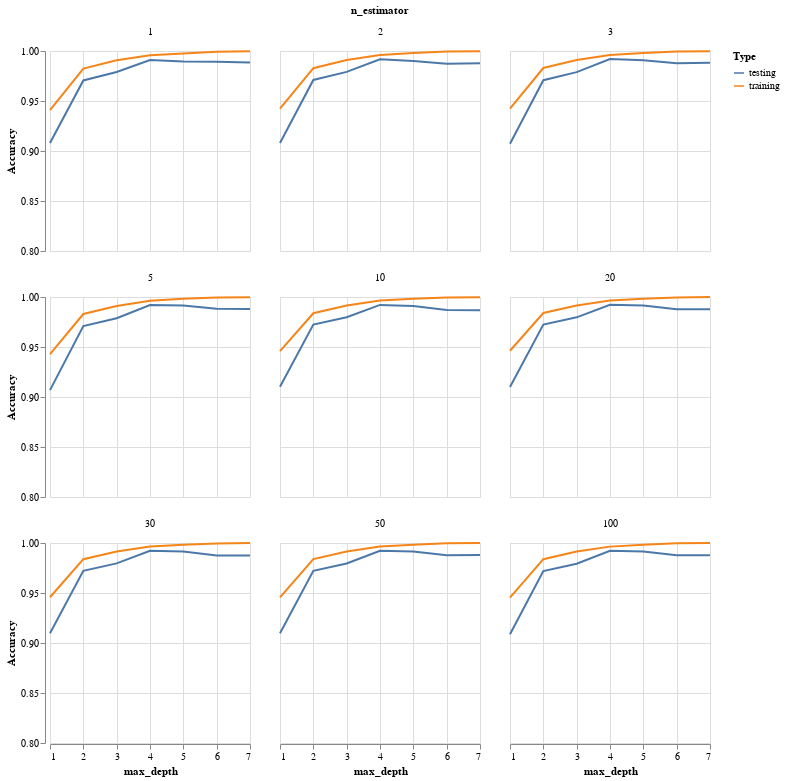

Notebook source saved alongside this figure:
### Code cell
n_est = [1,2,3,5,10,20,30,50,100]
max_depth = range(1,8)
X_train, X_test, y_train, y_test = test_train_compound(df, "tbp")
trees = []
train_acc = []
test_acc = []
depth = []
for j in max_depth:
    for i in n_est:
        trees.append(i)
        depth.append(j)
        rf = RandomForestRegressor(n_estimators = i, max_depth = j, random_state=0).fit(X_train, y_train)
        train_acc.append(rf.score(X_train, y_train))
        test_acc.append(rf.score(X_test, y_test))
        #print(j,i)
df_rf = pd.DataFrame({'training' : train_acc,
                      'testing' : test_acc,
                      'n_estimator' : trees,
                      'max_depth' : depth})
df_rf = df_rf.melt(id_vars = ['n_estimator', 'max_depth'], var_name = 'Type', value_name = 'Accuracy')
df_rf
alt.Chart(df_rf).mark_line().encode(
    alt.X('max_depth'),
    alt.Y('Accuracy', scale=alt.Scale(domain=[0.8, 1])),
    alt.Color('Type'),
    alt.Facet('n_estimator')
    ).properties(width = 200, height = 200, columns = 3)

### Figure 1 — Vega-Lite specification as saved in the notebook (floating-point values rounded to 4 significant figures)
{"$schema": "https://vega.github.io/schema/vega-lite/v3.4.0.json", "columns": 3, "config": {"mark": {"tooltip": null}, "view": {"height": 300, "width": 400}}, "data": {"name": "data-c6feb658ab537e10f1444455e1be184d"}, "datasets": {"data-c6feb658ab537e10f1444455e1be184d": [{"Accuracy": 0.9408, "Type": "training", "max_depth": 1, "n_estimator": 1}, {"Accuracy": 0.9424, "Type": "training", "max_depth": 1, "n_estimator": 2}, {"Accuracy": 0.9423, "Type": "training", "max_depth": 1, "n_estimator": 3}, {"Accuracy": 0.9428, "Type": "training", "max_depth": 1, "n_estimator": 5}, {"Accuracy": 0.9459, "Type": "training", "max_depth": 1, "n_estimator": 10}, {"Accuracy": 0.9463, "Type": "training", "max_depth": 1, "n_estimator": 20}, {"Accuracy": 0.9458, "Type": "training", "max_depth": 1, "n_estimator": 30}, {"Accuracy": 0.9456, "Type": "training", "max_depth": 1, "n_estimator": 50}, {"Accuracy": 0.9454, "Type": "training", "max_depth": 1, "n_estimator": 100}, {"Accuracy": 0.9825, "Type": "training", "max_depth": 2, "n_estimator": 1}, {"Accuracy": 0.9828, "Type": "training", "max_depth": 2, "n_estimator": 2}, {"Accuracy": 0.983, "Type": "training", "max_depth": 2, "n_estimator": 3}, {"Accuracy": 0.983, "Type": "training", "max_depth": 2, "n_estimator": 5}, {"Accuracy": 0.9837, "Type": "training", "max_depth": 2, "n_estimator": 10}, {"Accuracy": 0.984, "Type": "training", "max_depth": 2, "n_estimator": 20}, {"Accuracy": 0.9838, "Type": "training", "max_depth": 2, "n_estimator": 30}, {"Accuracy": 0.9839, "Type": "training", "max_depth": 2, "n_estimator": 50}, {"Accuracy": 0.9838, "Type": "training", "max_depth": 2, "n_estimator": 100}, {"Accuracy": 0.9908, "Type": "training", "max_depth": 3, "n_estimator": 1}, {"Accuracy": 0.991, "Type": "training", "max_depth": 3, "n_estimator": 2}, {"Accuracy": 0.991, "Type": "training", "max_depth": 3, "n_estimator": 3}, {"Accuracy": 0.9909, "Type": "training", "max_depth": 3, "n_estimator": 5}, {"Accuracy": 0.9915, "Type": "training", "max_depth": 3, "n_estimator": 10}, {"Accuracy": 0.9916, "Type": "training", "max_depth": 3, "n_estimator": 20}, {"Accuracy": 0.9915, "Type": "training", "max_depth": 3, "n_estimator": 30}, {"Accuracy": 0.9915, "Type": "training", "max_depth": 3, "n_estimator": 50}, {"Accuracy": 0.9914, "Type": "training", "max_depth": 3, "n_estimator": 100}, {"Accuracy": 0.9957, "Type": "training", "max_depth": 4, "n_estimator": 1}, {"Accuracy": 0.996, "Type": "training", "max_depth": 4, "n_estimator": 2}, {"Accuracy": 0.9961, "Type": "training", "max_depth": 4, "n_estimator": 3}, {"Accuracy": 0.9963, "Type": "training", "max_depth": 4, "n_estimator": 5}, {"Accuracy": 0.9964, "Type": "training", "max_depth": 4, "n_estimator": 10}, {"Accuracy": 0.9964, "Type": "training", "max_depth": 4, "n_estimator": 20}, {"Accuracy": 0.9964, "Type": "training", "max_depth": 4, "n_estimator": 30}, {"Accuracy": 0.9964, "Type": "training", "max_depth": 4, "n_estimator": 50}, {"Accuracy": 0.9964, "Type": "training", "max_depth": 4, "n_estimator": 100}, {"Accuracy": 0.9976, "Type": "training", "max_depth": 5, "n_estimator": 1}, {"Accuracy": 0.9979, "Type": "training", "max_depth": 5, "n_estimator": 2}, {"Accuracy": 0.9981, "Type": "training", "max_depth": 5, "n_estimator": 3}, {"Accuracy": 0.9982, "Type": "training", "max_depth": 5, "n_estimator": 5}, {"Accuracy": 0.9982, "Type": "training", "max_depth": 5, "n_estimator": 10}, {"Accuracy": 0.9983, "Type": "training", "max_depth": 5, "n_estimator": 20}, {"Accuracy": 0.9983, "Type": "training", "max_depth": 5, "n_estimator": 30}, {"Accuracy": 0.9983, "Type": "training", "max_depth": 5, "n_estimator": 50}, {"Accuracy": 0.9983, "Type": "training", "max_depth": 5, "n_estimator": 100}, {"Accuracy": 0.9993, "Type": "training", "max_depth": 6, "n_estimator": 1}, {"Accuracy": 0.9995, "Type": "training", "max_depth": 6, "n_estimator": 2}, {"Accuracy": 0.9995, "Type": "training", "max_depth": 6, "n_estimator": 3}, {"Accuracy": 0.9995, "Type": "training", "max_depth": 6, "n_estimator": 5}, {"Accuracy": 0.9996, "Type": "training", "max_depth": 6, "n_estimator": 10}, {"Accuracy": 0.9996, "Type": "training", "max_depth": 6, "n_estimator": 20}, {"Accuracy": 0.9996, "Type": "training", "max_depth": 6, "n_estimator": 30}, {"Accuracy": 0.9996, "Type": "training", "max_depth": 6, "n_estimator": 50}, {"Accuracy": 0.9996, "Type": "training", "max_depth": 6, "n_estimator": 100}, {"Accuracy": 0.9997, "Type": "training", "max_depth": 7, "n_estimator": 1}, {"Accuracy": 0.9998, "Type": "training", "max_depth": 7, "n_estimator": 2}, {"Accuracy": 0.9998, "Type": "training", "max_depth": 7, "n_estimator": 3}, {"Accuracy": 0.9998, "Type": "training", "max_depth": 7, "n_estimator": 5}, {"Accuracy": 0.9999, "Type": "training", "max_depth": 7, "n_estimator": 10}, {"Accuracy": 0.9999, "Type": "training", "max_depth": 7, "n_estimator": 20}, {"Accuracy": 0.9999, "Type": "training", "max_depth": 7, "n_estimator": 30}, {"Accuracy": 0.9999, "Type": "training", "max_depth": 7, "n_estimator": 50}, {"Accuracy": 0.9999, "Type": "training", "max_depth": 7, "n_estimator": 100}, {"Accuracy": 0.9079, "Type": "testing", "max_depth": 1, "n_estimator": 1}, {"Accuracy": 0.908, "Type": "testing", "max_depth": 1, "n_estimator": 2}, {"Accuracy": 0.9073, "Type": "testing", "max_depth": 1, "n_estimator": 3}, {"Accuracy": 0.9069, "Type": "testing", "max_depth": 1, "n_estimator": 5}, {"Accuracy": 0.9103, "Type": "testing", "max_depth": 1, "n_estimator": 10}, {"Accuracy": 0.91, "Type": "testing", "max_depth": 1, "n_estimator": 20}, {"Accuracy": 0.9097, "Type": "testing", "max_depth": 1, "n_estimator": 30}, {"Accuracy": 0.9097, "Type": "testing", "max_depth": 1, "n_estimator": 50}, {"Accuracy": 0.9088, "Type": "testing", "max_depth": 1, "n_estimator": 100}, {"Accuracy": 0.9705, "Type": "testing", "max_depth": 2, "n_estimator": 1}, {"Accuracy": 0.9711, "Type": "testing", "max_depth": 2, "n_estimator": 2}, {"Accuracy": 0.9708, "Type": "testing", "max_depth": 2, "n_estimator": 3}, {"Accuracy": 0.9709, "Type": "testing", "max_depth": 2, "n_estimator": 5}, {"Accuracy": 0.9724, "Type": "testing", "max_depth": 2, "n_estimator": 10}, {"Accuracy": 0.9724, "Type": "testing", "max_depth": 2, "n_estimator": 20}, {"Accuracy": 0.9722, "Type": "testing", "max_depth": 2, "n_estimator": 30}, {"Accuracy": 0.9722, "Type": "testing", "max_depth": 2, "n_estimator": 50}, {"Accuracy": 0.9719, "Type": "testing", "max_depth": 2, "n_estimator": 100}, {"Accuracy": 0.979, "Type": "testing", "max_depth": 3, "n_estimator": 1}, {"Accuracy": 0.9791, "Type": "testing", "max_depth": 3, "n_estimator": 2}, {"Accuracy": 0.9789, "Type": "testing", "max_depth": 3, "n_estimator": 3}, {"Accuracy": 0.9788, "Type": "testing", "max_depth": 3, "n_estimator": 5}, {"Accuracy": 0.9797, "Type": "testing", "max_depth": 3, "n_estimator": 10}, {"Accuracy": 0.9797, "Type": "testing", "max_depth": 3, "n_estimator": 20}, {"Accuracy": 0.9796, "Type": "testing", "max_depth": 3, "n_estimator": 30}, {"Accuracy": 0.9796, "Type": "testing", "max_depth": 3, "n_estimator": 50}, {"Accuracy": 0.9793, "Type": "testing", "max_depth": 3, "n_estimator": 100}, {"Accuracy": 0.991, "Type": "testing", "max_depth": 4, "n_estimator": 1}, {"Accuracy": 0.9917, "Type": "testing", "max_depth": 4, "n_estimator": 2}, {"Accuracy": 0.992, "Type": "testing", "max_depth": 4, "n_estimator": 3}, {"Accuracy": 0.992, "Type": "testing", "max_depth": 4, "n_estimator": 5}, {"Accuracy": 0.9921, "Type": "testing", "max_depth": 4, "n_estimator": 10}, {"Accuracy": 0.9923, "Type": "testing", "max_depth": 4, "n_estimator": 20}, {"Accuracy": 0.9922, "Type": "testing", "max_depth": 4, "n_estimator": 30}, {"Accuracy": 0.9923, "Type": "testing", "max_depth": 4, "n_estimator": 50}, {"Accuracy": 0.9922, "Type": "testing", "max_depth": 4, "n_estimator": 100}, {"Accuracy": 0.9896, "Type": "testing", "max_depth": 5, "n_estimator": 1}, {"Accuracy": 0.99, "Type": "testing", "max_depth": 5, "n_estimator": 2}, {"Accuracy": 0.9908, "Type": "testing", "max_depth": 5, "n_estimator": 3}, {"Accuracy": 0.9914, "Type": "testing", "max_depth": 5, "n_estimator": 5}, {"Accuracy": 0.991, "Type": "testing", "max_depth": 5, "n_estimator": 10}, {"Accuracy": 0.9916, "Type": "testing", "max_depth": 5, "n_estimator": 20}, {"Accuracy": 0.9916, "Type": "testing", "max_depth": 5, "n_estimator": 30}, {"Accuracy": 0.9916, "Type": "testing", "max_depth": 5, "n_estimator": 50}, {"Accuracy": 0.9915, "Type": "testing", "max_depth": 5, "n_estimator": 100}, {"Accuracy": 0.9893, "Type": "testing", "max_depth": 6, "n_estimator": 1}, {"Accuracy": 0.9874, "Type": "testing", "max_depth": 6, "n_estimator": 2}, {"Accuracy": 0.9878, "Type": "testing", "max_depth": 6, "n_estimator": 3}, {"Accuracy": 0.9882, "Type": "testing", "max_depth": 6, "n_estimator": 5}, {"Accuracy": 0.987, "Type": "testing", "max_depth": 6, "n_estimator": 10}, {"Accuracy": 0.9877, "Type": "testing", "max_depth": 6, "n_estimator": 20}, {"Accuracy": 0.9876, "Type": "testing", "max_depth": 6, "n_estimator": 30}, {"Accuracy": 0.9877, "Type": "testing", "max_depth": 6, "n_estimator": 50}, {"Accuracy": 0.9877, "Type": "testing", "max_depth": 6, "n_estimator": 100}, {"Accuracy": 0.9885, "Type": "testing", "max_depth": 7, "n_estimator": 1}, {"Accuracy": 0.9877, "Type": "testing", "max_depth": 7, "n_estimator": 2}, {"Accuracy": 0.9881, "Type": "testing", "max_depth": 7, "n_estimator": 3}, {"Accuracy": 0.9879, "Type": "testing", "max_depth": 7, "n_estimator": 5}, {"Accuracy": 0.9868, "Type": "testing", "max_depth": 7, "n_estimator": 10}, {"Accuracy": 0.9878, "Type": "testing", "max_depth": 7, "n_estimator": 20}, {"Accuracy": 0.9875, "Type": "testing", "max_depth": 7, "n_estimator": 30}, {"Accuracy": 0.9879, "Type": "testing", "max_depth": 7, "n_estimator": 50}, {"Accuracy": 0.9878, "Type": "testing", "max_depth": 7, "n_estimator": 100}]}, "encoding": {"color": {"field": "Type", "type": "nominal"}, "facet": {"field": "n_estimator", "type": "quantitative"}, "x": {"field": "max_depth", "type": "quantitative"}, "y": {"field": "Accuracy", "scale": {"domain": [0.8, 1]}, "type": "quantitative"}}, "height": 200, "mark": "line", "width": 200}
